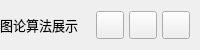
           <widget class="QFrame" name="contentTopBg">
            <property name="minimumSize">
             <size>
              <width>0</width>
              <height>50</height>
             </size>
            </property>
            <property name="maximumSize">
             <size>
              <width>16777215</width>
              <height>50</height>
             </size>
            </property>
            <property name="frameShape">
             <enum>QFrame::NoFrame</enum>
            </property>
            <property name="frameShadow">
             <enum>QFrame::Raised</enum>
            </property>
            <layout class="QHBoxLayout" name="horizontalLayout">
             <property name="spacing">
              <number>0</number>
             </property>
             <property name="leftMargin">
              <number>0</number>
             </property>
             <property name="topMargin">
              <number>0</number>
             </property>
             <property name="rightMargin">
              <number>10</number>
             </property>
             <property name="bottomMargin">
              <number>0</number>
             </property>
             <item>
              <widget class="QFrame" name="leftBox">
               <property name="sizePolicy">
                <sizepolicy hsizetype="Expanding" vsizetype="Preferred">
                 <horstretch>0</horstretch>
                 <verstretch>0</verstretch>
                </sizepolicy>
               </property>
               <property name="frameShape">
                <enum>QFrame::NoFrame</enum>
               </property>
               <property name="frameShadow">
                <enum>QFrame::Raised</enum>
               </property>
               <layout class="QHBoxLayout" name="horizontalLayout_3">
                <property name="spacing">
                 <number>0</number>
                </property>
                <property name="leftMargin">
                 <number>0</number>
                </property>
                <property name="topMargin">
                 <number>0</number>
                </property>
                <property name="rightMargin">
                 <number>0</number>
                </property>
                <property name="bottomMargin">
                 <number>0</number>
                </property>
                <item>
                 <widget class="QLabel" name="titleRightInfo">
                  <property name="sizePolicy">
                   <sizepolicy hsizetype="Preferred" vsizetype="Expanding">
                    <horstretch>0</horstretch>
                    <verstretch>0</verstretch>
                   </sizepolicy>
                  </property>
                  <property name="maximumSize">
                   <size>
                    <width>16777215</width>
                    <height>45</height>
                   </size>
                  </property>
                  <property name="font">
                   <font>
                    <family>Segoe UI</family>
                    <pointsize>10</pointsize>
                    <italic>false</italic>
                    <bold>false</bold>
                   </font>
                  </property>
                  <property name="text">
                   <string>图论算法展示</string>
                  </property>
                  <property name="alignment">
                   <set>Qt::AlignLeading|Qt::AlignLeft|Qt::AlignVCenter</set>
                  </property>
                 </widget>
                </item>
               </layout>
              </widget>
             </item>
             <item alignment="Qt::AlignRight">
              <widget class="QFrame" name="rightButtons">
               <property name="minimumSize">
                <size>
                 <width>0</width>
                 <height>28</height>
                </size>
               </property>
               <property name="frameShape">
                <enum>QFrame::NoFrame</enum>
               </property>
               <property name="frameShadow">
                <enum>QFrame::Raised</enum>
               </property>
               <layout class="QHBoxLayout" name="horizontalLayout_2">
                <property name="spacing">
                 <number>5</number>
                </property>
                <property name="leftMargin">
                 <number>0</number>
                </property>
                <property name="topMargin">
                 <number>0</number>
                </property>
                <property name="rightMargin">
                 <number>0</number>
                </property>
                <property name="bottomMargin">
                 <number>0</number>
                </property>
                <item>
                 <widget class="QPushButton" name="minimizeAppBtn">
                  <property name="minimumSize">
                   <size>
                    <width>28</width>
                    <height>28</height>
                   </size>
                  </property>
                  <property name="maximumSize">
                   <size>
                    <width>28</width>
                    <height>28</height>
                   </size>
                  </property>
                  <property name="cursor">
                   <cursorShape>PointingHandCursor</cursorShape>
                  </property>
                  <property name="toolTip">
                   <string>Minimize</string>
                  </property>
                  <property name="text">
                   <string/>
                  </property>
                  <property name="icon">
                   <iconset>
                    <normaloff>:/icons/images/icons/icon_minimize.png</normaloff>:/icons/images/icons/icon_minimize.png</iconset>
                  </property>
                  <property name="iconSize">
                   <size>
                    <width>20</width>
                    <height>20</height>
                   </size>
                  </property>
                 </widget>
                </item>
                <item>
                 <widget class="QPushButton" name="maximizeRestoreAppBtn">
                  <property name="minimumSize">
                   <size>
                    <width>28</width>
                    <height>28</height>
                   </size>
                  </property>
                  <property name="maximumSize">
                   <size>
                    <width>28</width>
                    <height>28</height>
                   </size>
                  </property>
                  <property name="font">
                   <font>
                    <family>Segoe UI</family>
                    <pointsize>10</pointsize>
                    <italic>false</italic>
                    <bold>false</bold>
                    <stylestrategy>PreferDefault</stylestrategy>
                   </font>
                  </property>
                  <property name="cursor">
                   <cursorShape>PointingHandCursor</cursorShape>
                  </property>
                  <property name="toolTip">
                   <string>Maximize</string>
                  </property>
                  <property name="text">
                   <string/>
                  </property>
                  <property name="icon">
                   <iconset>
                    <normaloff>:/icons/images/icons/icon_maximize.png</normaloff>:/icons/images/icons/icon_maximize.png</iconset>
                  </property>
                  <property name="iconSize">
                   <size>
                    <width>20</width>
                    <height>20</height>
                   </size>
                  </property>
                 </widget>
                </item>
                <item>
                 <widget class="QPushButton" name="closeAppBtn">
                  <property name="minimumSize">
                   <size>
                    <width>28</width>
                    <height>28</height>
                   </size>
                  </property>
                  <property name="maximumSize">
                   <size>
                    <width>28</width>
                    <height>28</height>
                   </size>
                  </property>
                  <property name="cursor">
                   <cursorShape>PointingHandCursor</cursorShape>
                  </property>
                  <property name="toolTip">
                   <string>Close</string>
                  </property>
                  <property name="text">
                   <string/>
                  </property>
                  <property name="icon">
                   <iconset>
                    <normaloff>:/icons/images/icons/icon_close.png</normaloff>:/icons/images/icons/icon_close.png</iconset>
                  </property>
                  <property name="iconSize">
                   <size>
                    <width>20</width>
                    <height>20</height>
                   </size>
                  </property>
                 </widget>
                </item>
               </layout>
              </widget>
             </item>
            </layout>
           </widget>
